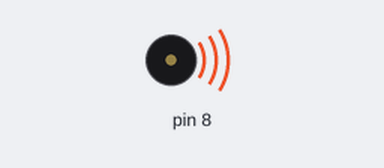
A sketch run on a simulated Arduino Uno, built with avr-gcc and run on an emulated ATmega328P. Shown: buzzer (waves = sounding).

Above: at 0.1 s.
At 3.1 s:
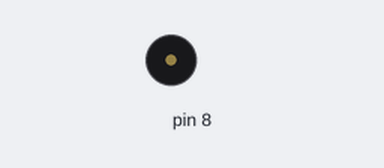
Timing chart, 0 to 4.6 s (numbered marks = the images above):
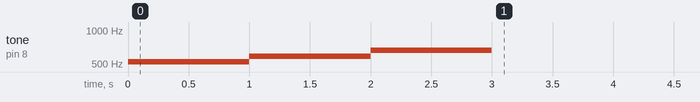

The sketch:

week02_4_arduino_tone_do_523_re_587_mi_659_delay_1000.ino
```cpp
// week02_4_arduino_tone_do_523_re_587_mi_659_delay_1000
void setup() { // 設定的函式, 只做一次
  // put your setup code here, to run once:
  pinMode(8, OUTPUT);
  // 上面 setup()　只做一次
  tone(8, 523, 1000); // Do 1秒
  delay(1000);
  tone(8, 587, 1000); // Re 1秒
  delay(1000);
  tone(8, 659, 1000); // Mi 1秒
  delay(1000);
}

void loop() {
  // put your main code here, to run repeatedly:
  // 下面會一直迴圈重覆做、不會停
}
```
